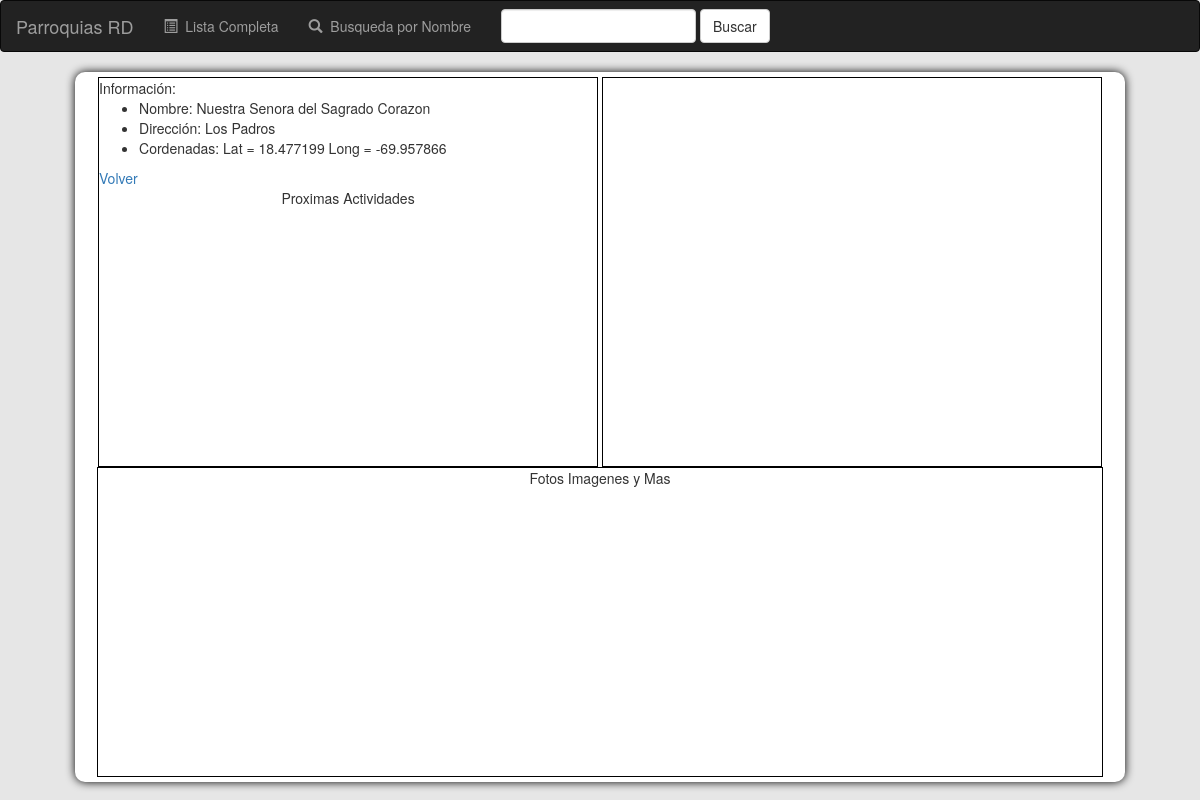
The app's page /lista/4/ with its own data.
### parroquialista/models.py (models this page shows, shortened)
class Parroquia(models.Model):
    nombre = models.CharField(max_length=300)
    direccion=models.CharField(max_length=200)
    latitud=models.CharField(max_length=20)
    longitud=models.CharField(max_length=20)

### parroquialista/views.py (the view)
# urls.py: url(r'^(?P<parroquia_id>[0-9]+)/$', views.detail, name='detail'),
def detail(request,parroquia_id):
    try:
       parroquia=Parroquia.objects.get(pk=parroquia_id)
    except Parroquia.DoesNotExist:
        raise Http404("Parroquia No Existe")
    return render(request,'parroquialista/detail.html',{'parroquia': parroquia})

### parroquialista/templates/parroquialista/detail.html (shortened to what this page needs)
{% extends 'parroquialista/base.html'%}
{% block container%}
        <div id="datos" class="capasDetail">
            <div id="data">
                Información:
                <ul>
                    <li>Nombre: <span id="nombre">{{ parroquia.nombre }}</span></li>
                    <li>Dirección: <span id="direccion">{{ parroquia.direccion }}</span></li>
                    <li>Cordenadas: Lat = <span id="lat">{{ parroquia.latitud }}</span>  Long = <span id="long">{{ parroquia.longitud }}</span></li>
                </ul>
                <a href="/lista/"> Volver</a>
            </div>
            <div id="eventos"> Proximas Actividades </div>
        </div>
        <div id="mapa" class="capasDetail"></div>
        <div id="fotos" class="slideShow"> Fotos Imagenes y Mas </div>
{% endblock %}

### static/css/styles.css (style rules this page uses)
body { background: #E6E6E6; }
#data { text-align:left; overflow:auto; }
.capasDetail { border: 1px solid #000; display:inline-block; height: 390px; vertical-align:top; width: 500px; }
.slideShow { border: 1px solid #000; display:inline-block; height: 310px; vertical-align:top; width: 1006px; }

### records on screen
Parroquia: nombre "Nuestra Senora del Sagrado Corazon", direccion "Los Padros", latitud "18.477199", longitud "-69.957866"
